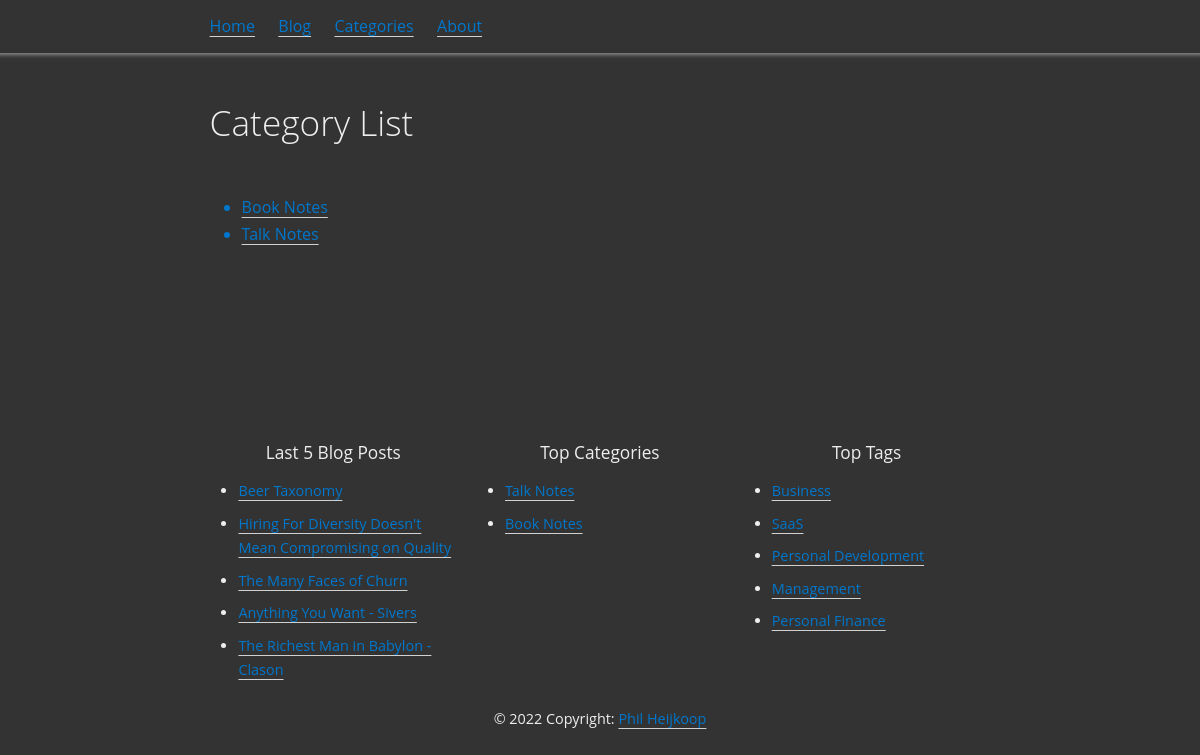
The page /category/ on the database its author committed.
### blog/models.py (models this page shows, shortened)
class Category(models.Model):
    name = models.CharField(max_length=255)
    def __str__(self):
        return self.name
    class Meta:
        verbose_name_plural = "categories"

class Post(models.Model):
    author = models.CharField(default="Phil", max_length=255)
    title = models.CharField(max_length=255)
    slug = models.SlugField()
    created = models.DateTimeField()
    publish_date = models.DateTimeField(null=True, blank=True)
    last_updated = models.DateTimeField()
    published = models.BooleanField(default=False)
    draft = models.BooleanField(default=True)
    tags = models.ManyToManyField(Tag, blank=True, null=True)
    category = models.ForeignKey(Category, blank=True, null=True, on_delete=models.SET_NULL)
    series_number = models.IntegerField(default=0)
    raw_markdown = models.TextField()

class Tag(models.Model):
    name = models.CharField(max_length=255)
    def __str__(self):
        return self.name

### blog/views.py (the view)
# urls.py: path('category/', CategoryListView.as_view(), name='categorylist'),
class CategoryListView(View, CommonContextMixin):
    def get(self, request):
        context = self.get_context_data()
        categories = Category.objects.annotate(number_of_post=Count('post')).filter(number_of_post__gt=0).order_by('name')
        context['category_list'] = categories
        return render(request, 'blog/category_list.html', context)

### blog/views.py (called while the page is built)
    def get_context_data(self, **kwargs):
        context = super().get_context_data(**kwargs)
        category_list = Category.objects.annotate(number_of_post=Count('post')).filter(number_of_post__gt=0).order_by('-number_of_post')[:5]
        tags = Tag.objects.annotate(number_of_post=Count('post')).filter(number_of_post__gt=0).order_by('-number_of_post')[:5]
        posts = Post.objects.filter(published=True).order_by('publish_date')[:5]
        context['top_categories'] = category_list
        context['top_tags'] = tags
        context['top_posts'] = posts
        return context

### templates/blog/category_list.html
{% extends 'base.html' %}
{% block content %}
<h1>Category List</h1>
<br>
<ul>
{% for category in category_list %}
<a href="{% url 'categorypostlist' category.name %}">
    <li>{{category.name}}</li>
</a>
{% endfor %}
</ul>
{% endblock content %}

### templates/footer.html
<footer class="text-center">
    <div class="row">
        <div class="col-4">
          <h5>Last 5 Blog Posts</h5>
          <ul>
            {% for post in top_posts %}
            <li>
              <a href="{% url 'post' post.slug %}">{{post.title}}</a>
            </li>
            {% endfor %}
          </ul>
        </div>
        <div class="col-4">
          <h5>Top Categories</h5>
          <ul>
            {% for category in top_categories %}
            <li>
              <a href="{% url 'categorypostlist' category %}">{{category.name}}</a>
            </li>
            {% endfor %}
          </ul>
        </div>
        <div class="col-4">
          <h5>Top Tags</h5>
          <ul>
            {% for tag in top_tags %}
            <li>
              <a href="{% url 'tagpage' tag %}" >{{tag.name}}</a>
            </li>
            {% endfor %}
          </ul>
        </div>
    </div>
    <div class="col">
      © 2022 Copyright:
      <a href="{% url 'homepage' %}">Phil Heijkoop</a>
    </div>
  </footer>

### static/css/style.css (style rules this page uses)
:root, html[data-theme='dark'] { --rem: 12pt; --width: 50rem; --navpos: absolute; --font-p: 1em/1.7 'Open Sans', 'DejaVu Sans', FreeSans, Helvetica, sans-serif; --font-h: .9em/1.5 'Open Sans', 'DejaVu Sans', FreeSans, Helvetica, sans-serif; --font-c: .9em/1.4 'DejaVu Sans Mono', monospace; --border: 1px solid var(--cmed); --ornament: "‹‹‹ ›››"; --cfg: #eee; --cbg: #333; --cdark: #888; --clight: #f5f6f7; --cmed: #d1d1d1; --clink: #07c; --cemph: #088; --cemphbg: #0881; }
* { box-sizing: border-box; border-spacing: 0; margin: 0; padding: 0; }
header, footer, figure, table, video, details, blockquote, ul, ol, dl, fieldset, pre, pre > code, caption { display: block; margin: 0.5rem 0rem 1rem; width: 100%; overflow: auto hidden; text-align: left; }
a, button, select, summary { color: var(--clink); cursor: pointer; }
html { font-size: var(--rem); background: var(--cbg); }
body { position: relative; margin: auto; max-width: var(--width); font: var(--font-p); color: var(--cfg); padding: 3.0rem 0.6rem 0; overflow-x: hidden; }
body > footer { margin: 10rem 0rem 0rem; font-size: 90%; }
a[href] { text-decoration: underline solid var(--cmed); text-underline-position: under; }
ul, ol, dl { margin: 1rem 0; padding: 0 0 0 2em; }
li:not(:last-child), dd:not(:last-child) { margin-bottom: 0.5rem; }
h1, h2, h3, h4, h5 { margin: 1.5em 0 .5rem; font: var(--font-h); line-height: 1.2em; clear: both; }
h1 { font-size: 2.2em; font-weight: 300; }
h5 { font-size: 1.2em; font-weight: 400; color: var(--cfg); }
.row { display: flex; margin: 0.5rem -0.6rem; align-items: stretch; }
.row [class*="col"] { padding: 0 0.6rem; }
.row .col-4 { flex: 0 0 33.33%; max-width: 33.33%; }
.text-center { text-align: center; }

### rows shown on the page
Category: name "Book Notes"
Category: name "Talk Notes"
Post: title "Beer Taxonomy"
Post: title "Hiring For Diversity Doesn't Mean Compromising on Quality"
Post: title "The Many Faces of Churn"
Post: title "Anything You Want - Sivers"
Post: title "The Richest Man in Babylon - Clason"
Tag: name "Business"
Tag: name "SaaS"
Tag: name "Personal Development"
Tag: name "Management"
Tag: name "Personal Finance"
